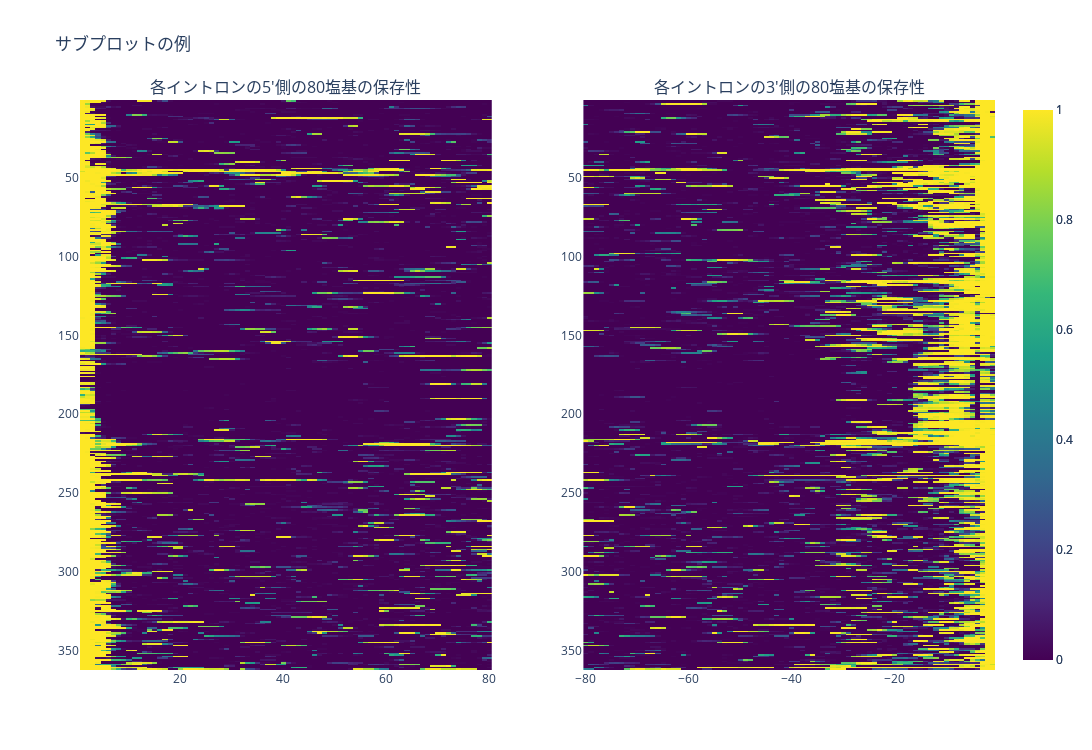

Notebook code for this chart:
### Code cell
# 上記データの可視化
fig = make_subplots(rows=1, cols=2, subplot_titles=(f"各イントロンの5'側の{num}塩基の保存性", f"各イントロンの3'側の{num}塩基の保存性"))
left_hovertxt = 'Intron: %{y}<br>Base: %{x}<br>Conservation: %{z}<extra></extra>'
right_hovertxt = 'X: %{x}<br>Y: %{y}<br>Z: %{z}<extra></extra>'
fig.add_trace(go.Heatmap(x=left_intron_cons_ave_df.columns, y=left_intron_cons_ave_df.index, z=left_intron_cons_ave_df.values, colorscale='Viridis', hovertemplate=left_hovertxt), row=1, col=1)
fig.add_trace(go.Heatmap(x=right_intron_cons_ave_df.columns, y=right_intron_cons_ave_df.index, z=right_intron_cons_ave_df.values, colorscale='Viridis', hovertemplate=right_hovertxt), row=1, col=2)
fig.update_yaxes(autorange="reversed")
fig.update_layout(height=750, width=1200, title_text="サブプロットの例")
fig.show()

### Figure 1 — Plotly figure (JSON) as saved in the notebook; plotly's stock layout.template omitted (floating-point values rounded to 4 significant figures; data arrays with more than 128 entries replaced by an {"elided": "..."} marker saying what was removed)
{"data": [{"colorscale": [[0, "#440154"], [0.1111, "#482878"], [0.2222, "#3e4989"], [0.3333, "#31688e"], [0.4444, "#26828e"], [0.5556, "#1f9e89"], [0.6667, "#35b779"], [0.7778, "#6ece58"], [0.8889, "#b5de2b"], [1, "#fde725"]], "hovertemplate": "Intron: %{y}<br>Base: %{x}<br>Conservation: %{z}<extra></extra>", "type": "heatmap", "x": [1, 2, 3, 4, 5, 6, 7, 8, 9, 10, 11, 12, 13, 14, 15, 16, 17, 18, 19, 20, 21, 22, 23, 24, 25, 26, 27, 28, 29, 30, 31, 32, 33, 34, 35, 36, 37, 38, 39, 40, 41, 42, 43, 44, 45, 46, 47, 48, 49, 50, 51, 52, 53, 54, 55, 56, 57, 58, 59, 60, 61, 62, 63, 64, 65, 66, 67, 68, 69, 70, 71, 72, 73, 74, 75, 76, 77, 78, 79, 80], "xaxis": "x", "y": {"elided": "362 int values"}, "yaxis": "y", "z": {"elided": "362x80 float values"}}, {"colorscale": [[0, "#440154"], [0.1111, "#482878"], [0.2222, "#3e4989"], [0.3333, "#31688e"], [0.4444, "#26828e"], [0.5556, "#1f9e89"], [0.6667, "#35b779"], [0.7778, "#6ece58"], [0.8889, "#b5de2b"], [1, "#fde725"]], "hovertemplate": "X: %{x}<br>Y: %{y}<br>Z: %{z}<extra></extra>", "type": "heatmap", "x": [-80, -79, -78, -77, -76, -75, -74, -73, -72, -71, -70, -69, -68, -67, -66, -65, -64, -63, -62, -61, -60, -59, -58, -57, -56, -55, -54, -53, -52, -51, -50, -49, -48, -47, -46, -45, -44, -43, -42, -41, -40, -39, -38, -37, -36, -35, -34, -33, -32, -31, -30, -29, -28, -27, -26, -25, -24, -23, -22, -21, -20, -19, -18, -17, -16, -15, -14, -13, -12, -11, -10, -9, -8, -7, -6, -5, -4, -3, -2, -1], "xaxis": "x2", "y": {"elided": "362 int values"}, "yaxis": "y2", "z": {"elided": "362x80 float values"}}], "layout": {"annotations": [{"font": {"size": 16}, "showarrow": false, "text": "各イントロンの5'側の80塩基の保存性", "x": 0.225, "xanchor": "center", "xref": "paper", "y": 1, "yanchor": "bottom", "yref": "paper"}, {"font": {"size": 16}, "showarrow": false, "text": "各イントロンの3'側の80塩基の保存性", "x": 0.775, "xanchor": "center", "xref": "paper", "y": 1, "yanchor": "bottom", "yref": "paper"}], "height": 750, "title": {"text": "サブプロットの例"}, "width": 1200, "xaxis": {"anchor": "y", "domain": [0, 0.45]}, "xaxis2": {"anchor": "y2", "domain": [0.55, 1]}, "yaxis": {"anchor": "x", "autorange": "reversed", "domain": [0, 1]}, "yaxis2": {"anchor": "x2", "autorange": "reversed", "domain": [0, 1]}}}
